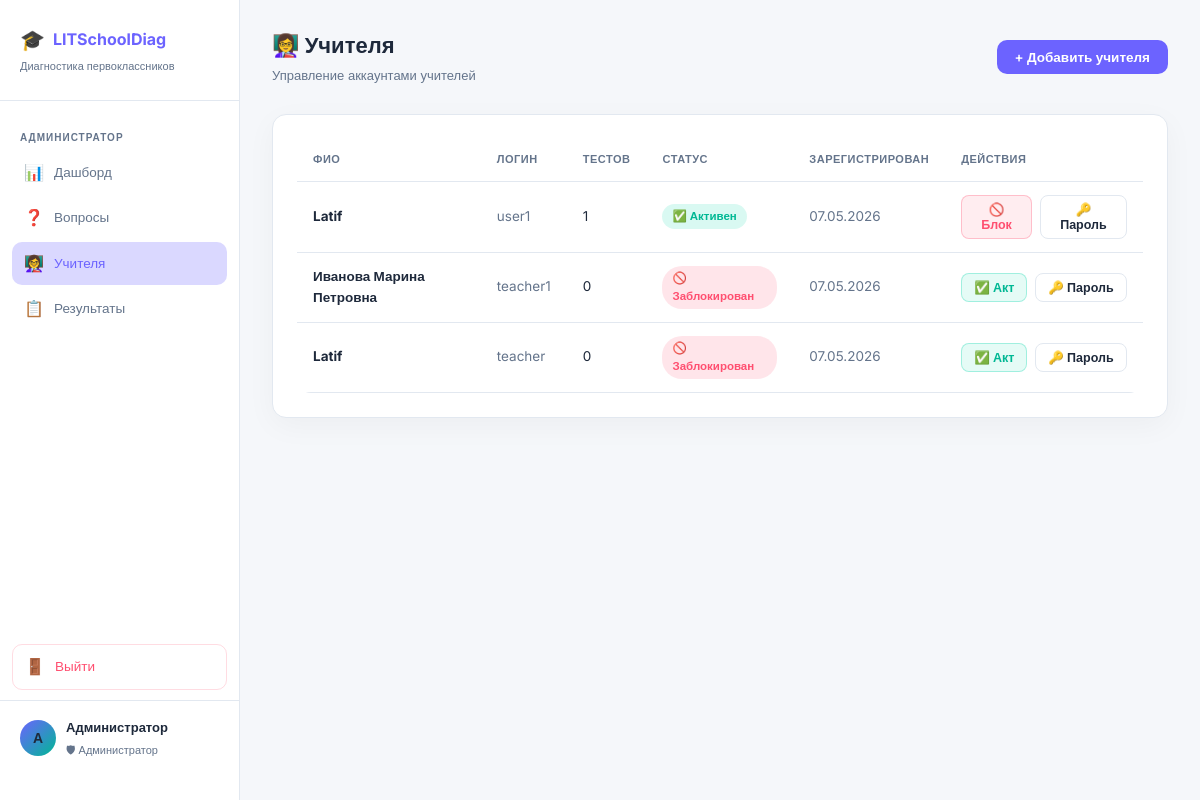
The page /admin/teachers (signed in) on the database its author committed.
### models.py (models this page shows, shortened)
class User(UserMixin, db.Model):
    __tablename__ = 'users'
    id = db.Column(db.Integer, primary_key=True)
    username = db.Column(db.String(80), unique=True, nullable=False)
    password_hash = db.Column(db.String(256), nullable=False)
    full_name = db.Column(db.String(150), nullable=False)
    role = db.Column(db.String(20), nullable=False, default='teacher')
    is_active = db.Column(db.Boolean, default=True)
    created_at = db.Column(db.DateTime, default=datetime.utcnow)
    sessions = db.relationship('TestSession', backref='teacher', lazy=True)
    def is_admin(self):
        return self.role == 'admin'

### admin_bp.py (the view)
@admin_bp.route('/teachers')
@login_required
@admin_required
def teachers():
    all_teachers = User.query.filter_by(role='teacher').order_by(User.created_at.desc()).all()
    return render_template('admin/teachers.html', teachers=all_teachers)

### admin_bp.py (called while the page is built)
def admin_required(f):
    @wraps(f)
    def decorated(*args, **kwargs):
        if not current_user.is_authenticated or not current_user.is_admin():
            flash('Доступ запрещён', 'error')
            return redirect(url_for('auth.login'))
        return f(*args, **kwargs)
    return decorated

### templates/admin/teachers.html (shortened to what this page needs)
{% extends 'base.html' %}
{% block content %}
<div class="topbar">
  <div class="page-title">
    <h1>👩‍🏫 Учителя</h1>
    <p>Управление аккаунтами учителей</p>
  </div>
  <button class="btn btn-primary" onclick="openModal('addTeacherModal')">+ Добавить учителя</button>
</div>
<div class="card">
  {% if teachers %}
  <div class="table-wrap">
    <table>
      <thead>
        <tr><th>ФИО</th><th>Логин</th><th>Тестов</th><th>Статус</th><th>Зарегистрирован</th><th>Действия</th></tr>
      </thead>
      <tbody>
        {% for t in teachers %}
        <tr>
          <td class="fw-bold">{{ t.full_name }}</td>
          <td class="text-muted">{{ t.username }}</td>
          <td>{{ t.sessions | selectattr('status', 'equalto', 'completed') | list | length }}</td>
          <td>
            <span class="badge {% if t.is_active %}badge-green{% else %}badge-red{% endif %}">
              {{ '✅ Активен' if t.is_active else '🚫 Заблокирован' }}
            </span>
          </td>
          <td class="text-muted">{{ t.created_at.strftime('%d.%m.%Y') }}</td>
          <td>
            <div class="flex gap-2">
              <form method="POST" action="{{ url_for('admin.toggle_teacher', tid=t.id) }}">
                <button class="btn btn-sm {% if t.is_active %}btn-danger{% else %}btn-success{% endif %}">
                  {{ '🚫 Блок' if t.is_active else '✅ Акт' }}
                </button>
              </form>
              <button class="btn btn-sm btn-outline" onclick="openModal('resetPwd{{ t.id }}')">🔑 Пароль</button>
            </div>
          </td>
        </tr>
        {% endfor %}
      </tbody>
    </table>
  </div>
  {% else %}
  <div class="empty-state">
    <div class="icon">👩‍🏫</div>
    <p>Учителей нет. Добавьте первого учителя.</p>
  </div>
  {% endif %}
</div>
{% endblock %}

### templates/base.html (shortened to what this page needs)
<!DOCTYPE html>
<html lang="ru">
<head>
  <link rel="stylesheet" href="{{ url_for('static', filename='css/style.css') }}">
</head>
<body>
<div class="layout">
  {% if current_user.is_authenticated %}
  <aside class="sidebar">
    <div class="sidebar-logo">
      <h2><span>🎓</span> LITSchoolDiag</h2>
      <p>Диагностика первоклассников</p>
    </div>
    <nav class="sidebar-nav">
      {% if current_user.is_admin() %}
      <div class="nav-section">Администратор</div>
      <a href="{{ url_for('admin.dashboard') }}" class="nav-link {% if request.endpoint == 'admin.dashboard' %}active{% endif %}">
        <span class="icon">📊</span> Дашборд
      </a>
      <a href="{{ url_for('admin.questions') }}" class="nav-link {% if request.endpoint == 'admin.questions' %}active{% endif %}">
        <span class="icon">❓</span> Вопросы
      </a>
      <a href="{{ url_for('admin.teachers') }}" class="nav-link {% if request.endpoint == 'admin.teachers' %}active{% endif %}">
        <span class="icon">👩‍🏫</span> Учителя
      </a>
      <a href="{{ url_for('admin.results') }}" class="nav-link {% if 'result' in request.endpoint %}active{% endif %}">
        <span class="icon">📋</span> Результаты
      </a>
      {% endif %}
    </nav>
    <div style="padding:0 12px 8px">
      <a href="{{ url_for('auth.logout') }}" class="nav-link" style="color:var(--danger);border:1px solid rgba(255,79,112,0.2);border-radius:10px;">
        <span class="icon">🚪</span> Выйти
      </a>
    </div>
    <div class="sidebar-user">
      <div class="avatar">{{ current_user.full_name[0] }}</div>
      <div class="info">
        <p>{{ current_user.full_name.split()[0] }}</p>
        <span>{{ '🛡 Администратор' if current_user.is_admin() else '👩‍🏫 Учитель' }}</span>
      </div>
    </div>
  </aside>
  {% endif %}
  <main class="main-content">
    {% block content %}{% endblock %}
  </main>
</div>
</body>
</html>

### static/css/style.css (style rules this page uses)
:root { --bg: #f5f7fa; --bg2: #ffffff; --card: #ffffff; --card2: #f8fafc; --border: #e2e8f0; --primary: #6c63ff; --primary-h: #5a52d5; --primary-glow: rgba(108,99,255,0.25); --accent: #00b894; --danger: #ff4f70; --warn: #ffb547; --text: #1e293b; --muted: #64748b; --radius: 14px; --shadow: 0 8px 30px rgba(0,0,0,0.04); }
*, *::before, *::after { box-sizing: border-box; margin: 0; padding: 0; }
body { font-family: 'Inter', sans-serif; background: var(--bg); color: var(--text); min-height: 100vh; font-size: 14px; line-height: 1.6; }
.layout { display: flex; min-height: 100vh; }
.sidebar { width: 240px; min-height: 100vh; background: var(--bg2); border-right: 1px solid var(--border); padding: 24px 0; display: flex; flex-direction: column; position: fixed; left: 0; top: 0; bottom: 0; z-index: 100; }
.sidebar-logo { padding: 0 20px 24px; border-bottom: 1px solid var(--border); margin-bottom: 16px; }
.sidebar-logo h2 { font-size: 16px; font-weight: 700; color: var(--primary); display: flex; align-items: center; gap: 8px; }
.sidebar-logo span { font-size: 20px; }
.sidebar-logo p { font-size: 11px; color: var(--muted); margin-top: 2px; }
.sidebar-nav { flex: 1; padding: 0 12px; }
.nav-section { font-size: 10px; font-weight: 600; color: var(--muted); text-transform: uppercase; letter-spacing: 1px; padding: 12px 8px 6px; }
.nav-link { display: flex; align-items: center; gap: 10px; padding: 9px 12px; border-radius: 10px; color: var(--muted); text-decoration: none; font-weight: 500; font-size: 13.5px; margin-bottom: 2px; transition: all 0.2s; }
.nav-link.active { background: var(--primary-glow); color: var(--primary); }
.nav-link .icon { font-size: 16px; width: 20px; text-align: center; }
.sidebar-user { padding: 16px 20px; border-top: 1px solid var(--border); display: flex; align-items: center; gap: 10px; }
.avatar { width: 36px; height: 36px; border-radius: 50%; background: linear-gradient(135deg, var(--primary), var(--accent)); display: flex; align-items: center; justify-content: center; font-weight: 700; font-size: 14px; flex-shrink: 0; }
.sidebar-user .info p { font-size: 13px; font-weight: 600; }
.sidebar-user .info span { font-size: 11px; color: var(--muted); }
.main-content { margin-left: 240px; flex: 1; padding: 28px 32px; }
.topbar { display: flex; align-items: center; justify-content: space-between; margin-bottom: 28px; }
.page-title h1 { font-size: 22px; font-weight: 700; }
.page-title p { color: var(--muted); font-size: 13px; margin-top: 2px; }
.card { background: var(--card); border: 1px solid var(--border); border-radius: var(--radius); padding: 24px; box-shadow: var(--shadow); }
.table-wrap { overflow-x: auto; border-radius: var(--radius); }
table { width: 100%; border-collapse: collapse; }
thead th { padding: 12px 16px; text-align: left; font-size: 11px; font-weight: 600; text-transform: uppercase; letter-spacing: 0.5px; color: var(--muted); border-bottom: 1px solid var(--border); background: var(--bg2); }
tbody tr { transition: background 0.15s; }
tbody td { padding: 13px 16px; border-bottom: 1px solid var(--border); font-size: 13.5px; }
.badge { display: inline-flex; align-items: center; gap: 4px; padding: 3px 10px; border-radius: 20px; font-size: 11.5px; font-weight: 600; }
.badge-green { background: rgba(0,212,170,0.15); color: var(--accent); }
.badge-red { background: rgba(255,79,112,0.15); color: var(--danger); }
.btn { display: inline-flex; align-items: center; gap: 6px; padding: 9px 18px; border-radius: 10px; font-size: 13.5px; font-weight: 600; cursor: pointer; border: none; transition: all 0.2s; text-decoration: none; font-family: inherit; }
.btn-primary { background: var(--primary); color: #fff; }
.btn-outline { background: transparent; border: 1px solid var(--border); color: var(--text); }
.btn-danger { background: rgba(255,79,112,0.1); color: var(--danger); border: 1px solid rgba(255,79,112,0.3); }
.btn-success { background: rgba(0,212,170,0.1); color: var(--accent); border: 1px solid rgba(0,212,170,0.3); }
.btn-sm { padding: 6px 12px; font-size: 12.5px; border-radius: 8px; }
.flex { display: flex; }
.gap-2 { gap: 8px; }
.text-muted { color: var(--muted); }
.fw-bold { font-weight: 700; }

### rows shown on the page
User: full_name "А", full_name "Администратор", role "🛡 Администратор"
User: full_name "Latif", username "user1", sessions|selectattr "1", is_active "✅ Активен", created_at "07.05.2026", is_active "🚫 Блок"
User: full_name "Иванова Марина Петровна", username "teacher1", sessions|selectattr "0", is_active "🚫 Заблокирован", created_at "07.05.2026", is_active "✅ Акт"
User: full_name "Latif", username "teacher", sessions|selectattr "0", is_active "🚫 Заблокирован", created_at "07.05.2026", is_active "✅ Акт"
